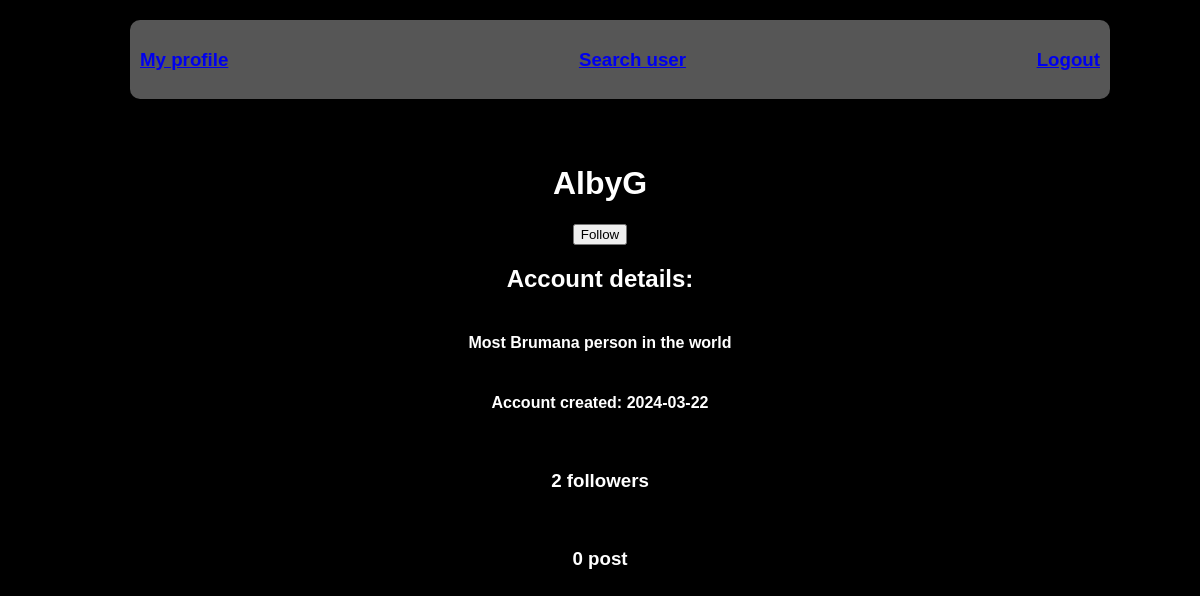
The page /user/5/ (signed in) on the database its author committed.
### tables this page shows
CREATE TABLE users (
        id INTEGER PRIMARY KEY,
        username TEXT NOT NULL,
        password TEXT NOT NULL
    , description TEXT, creation_date DATE);

### app.py (the view)
@app.route('/user/<int:user_id>/')
def user(user_id):
    conn = sqlite3.connect('./static/data/cityPin.db')
    cursor = conn.cursor()
    cursor.execute(
        '''
        SELECT * FROM users WHERE id = ?
        ''',
        (user_id,)
    )
    user = cursor.fetchone()
    posts = get_user_posts(user[0])
    cursor.execute(
        '''
            SELECT COUNT(*) FROM followers WHERE user_id = ?
        ''',
        (user[0],)
    )
    n_followers = cursor.fetchone()[0]
    cursor.execute(
        '''
        SELECT COUNT(*) FROM followers WHERE user_id = ? AND follower_id = ?
        ''',
        (user[0], session['user'][0])
    )
    is_following = cursor.fetchone()[0]
    conn.commit()
    conn.close()
    return render_template('other_user_page.html', user = user, posts = posts, n_posts = len(posts), n_followers = n_followers, is_following = is_following)

### app.py (called while the page is built, shortened)
def get_user_posts(user_id):
    conn = sqlite3.connect('./static/data/cityPin.db')
    cursor = conn.cursor()
    cursor.execute(
        '''
        SELECT post.id, users.username, post.text, post.date, pins.lat, pins.lon
        FROM post
        JOIN users ON post.user_id = users.id
        JOIN pins ON post.pin_id = pins.id
        WHERE users.id = ?

        ''',
        (user_id,)
    )
    posts = cursor.fetchall()
    ret = []
    conn.commit()
    conn.close()
    return ret

### templates/other_user_page.html (shortened to what this page needs)
<!DOCTYPE html>
<html lang="en">
<head>
    <link rel="stylesheet" type="text/css" href="{{ url_for('static', filename='css/style.css') }}">
    <link rel="stylesheet" href="https://unpkg.com/leaflet/dist/leaflet.css" />
</head>
<body>
    <div class = "navbar">
        <h3><a href = "/userPage">My profile</a></h3>
        <h3><a href = "/search">Search user</a></h3>
        <h3><a href="{{ url_for('logout') }}">Logout</a></h3>
    </div>
    <br><br><br><br><br><br><br><br>
    <h1>{{ user[1] }}</h1>
    {% if not is_following %}
        <form action="/addFollower/{{ user[0] }}/" method="POST">
            <button type="submit" class = "followBotton">Follow</button>
        </form>
    {% else %}
        <form action="/removeFollower/{{ user[0] }}/" method="POST">
            <button type="submit" class = "followBotton">Unfollow</button>
        </form>
    {% endif %}
    <h2>Account details:</h2>
    <h4>{{ user[3] }}</h4>
    <h4>Account created: {{ user[4] }}</h4>
    <br>
    <h3>{{n_followers}} followers</h3>
    <br>
    <h3>{{n_posts}} post</h3>
</body>
</html>

### static/css/style.css (style rules this page uses)
body { background-color: #000000; font-family: Arial, sans-serif; margin: 0; padding: 0; color: rgb(255,255,255); }
.navbar { position: fixed; top: 0%; left: 50%; transform: translateX(-50%); width: 80%; display: flex; justify-content: space-between; align-items: center; background-color: rgba(255, 255, 255, 0.337); padding: 10px; border-radius: 10px; margin: 20px; }
body { display: flex; flex-direction: column; align-items: center; }
form { display: flex; flex-direction: column; align-items: center; }

### rows shown on the page
users: username "AlbyG", description "Most Brumana person in the world", creation_date "2024-03-22"

### other values the page prints
{{ n_followers }} "2"
{{ n_posts }} "0"
